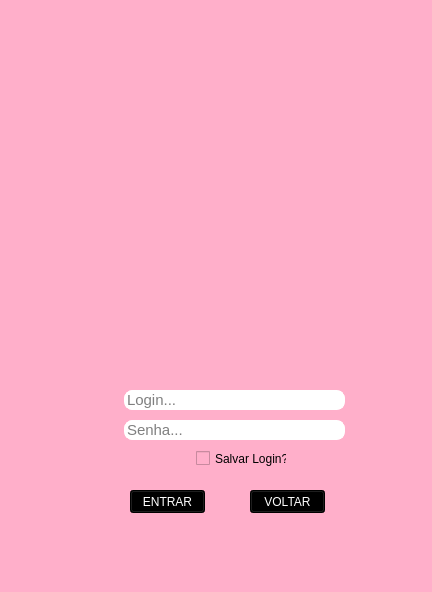
<?xml version="1.0" encoding="UTF-8"?>
<ui version="4.0">
 <class>Form</class>
 <widget class="QWidget" name="Form">
  <property name="enabled">
   <bool>true</bool>
  </property>
  <property name="geometry">
   <rect>
    <x>0</x>
    <y>0</y>
    <width>432</width>
    <height>592</height>
   </rect>
  </property>
  <property name="maximumSize">
   <size>
    <width>432</width>
    <height>592</height>
   </size>
  </property>
  <property name="baseSize">
   <size>
    <width>0</width>
    <height>0</height>
   </size>
  </property>
  <property name="cursor">
   <cursorShape>UpArrowCursor</cursorShape>
  </property>
  <property name="windowTitle">
   <string>Login</string>
  </property>
  <property name="windowIcon">
   <iconset>
    <normaloff>../new tela/diamond-removebg-preview.png</normaloff>../new tela/diamond-removebg-preview.png</iconset>
  </property>
  <property name="autoFillBackground">
   <bool>false</bool>
  </property>
  <property name="styleSheet">
   <string notr="true">backgroud-color: rgb(255, 175, 202);
background-color: rgb(255, 175, 202);
</string>
  </property>
  <widget class="QLabel" name="label_3">
   <property name="geometry">
    <rect>
     <x>90</x>
     <y>390</y>
     <width>21</width>
     <height>20</height>
    </rect>
   </property>
   <property name="text">
    <string/>
   </property>
   <property name="pixmap">
    <pixmap>imgs/user.png</pixmap>
   </property>
  </widget>
  <widget class="QLineEdit" name="nome">
   <property name="geometry">
    <rect>
     <x>124</x>
     <y>390</y>
     <width>221</width>
     <height>20</height>
    </rect>
   </property>
   <property name="font">
    <font>
     <family>Nirmala UI</family>
     <pointsize>11</pointsize>
    </font>
   </property>
   <property name="styleSheet">
    <string notr="true">QLineEdit {
background-color: #fff;
border: 1px solid #fff;
border-radius: 8px;
}

QLineEdit:focus {
border: 2px solid #000000;

}</string>
   </property>
   <property name="placeholderText">
    <string>Login...</string>
   </property>
  </widget>
  <widget class="QLineEdit" name="senha">
   <property name="geometry">
    <rect>
     <x>124</x>
     <y>420</y>
     <width>221</width>
     <height>20</height>
    </rect>
   </property>
   <property name="font">
    <font>
     <family>Nirmala UI</family>
     <pointsize>11</pointsize>
    </font>
   </property>
   <property name="styleSheet">
    <string notr="true">QLineEdit {
background-color: #fff;
border: 1px solid #fff;
border-radius: 8px;
}

QLineEdit:focus {
border: 2px solid #000000;

}</string>
   </property>
   <property name="text">
    <string/>
   </property>
   <property name="frame">
    <bool>true</bool>
   </property>
   <property name="echoMode">
    <enum>QLineEdit::Password</enum>
   </property>
   <property name="placeholderText">
    <string>Senha...</string>
   </property>
  </widget>
  <widget class="QLabel" name="label_2">
   <property name="geometry">
    <rect>
     <x>90</x>
     <y>419</y>
     <width>21</width>
     <height>21</height>
    </rect>
   </property>
   <property name="text">
    <string/>
   </property>
   <property name="pixmap">
    <pixmap>imgs/cadeado20.png</pixmap>
   </property>
  </widget>
  <widget class="QPushButton" name="entrar">
   <property name="geometry">
    <rect>
     <x>130</x>
     <y>490</y>
     <width>75</width>
     <height>23</height>
    </rect>
   </property>
   <property name="font">
    <font>
     <family>Nirmala UI</family>
    </font>
   </property>
   <property name="styleSheet">
    <string notr="true">background-color: #000000;
color: #ffffff;
</string>
   </property>
   <property name="text">
    <string>ENTRAR</string>
   </property>
   <property name="autoRepeat">
    <bool>false</bool>
   </property>
   <property name="autoDefault">
    <bool>true</bool>
   </property>
   <property name="default">
    <bool>false</bool>
   </property>
   <property name="flat">
    <bool>false</bool>
   </property>
  </widget>
  <widget class="QCheckBox" name="checkBox">
   <property name="geometry">
    <rect>
     <x>196</x>
     <y>450</y>
     <width>91</width>
     <height>17</height>
    </rect>
   </property>
   <property name="text">
    <string>Salvar Login?</string>
   </property>
  </widget>
  <widget class="QLabel" name="label_4">
   <property name="geometry">
    <rect>
     <x>50</x>
     <y>40</y>
     <width>341</width>
     <height>241</height>
    </rect>
   </property>
   <property name="text">
    <string/>
   </property>
   <property name="pixmap">
    <pixmap>../new tela/biju-removebg-preview.png</pixmap>
   </property>
   <property name="scaledContents">
    <bool>true</bool>
   </property>
  </widget>
  <widget class="QLabel" name="label">
   <property name="geometry">
    <rect>
     <x>93</x>
     <y>421</y>
     <width>33</width>
     <height>17</height>
    </rect>
   </property>
   <property name="text">
    <string/>
   </property>
   <property name="pixmap">
    <pixmap>iMAGENs/Cadeado-removebg-preview.png</pixmap>
   </property>
   <property name="scaledContents">
    <bool>true</bool>
   </property>
  </widget>
  <widget class="QLabel" name="label_5">
   <property name="geometry">
    <rect>
     <x>91</x>
     <y>389</y>
     <width>35</width>
     <height>23</height>
    </rect>
   </property>
   <property name="text">
    <string/>
   </property>
   <property name="pixmap">
    <pixmap>iMAGENs/userpp-removebg-preview.png</pixmap>
   </property>
   <property name="scaledContents">
    <bool>true</bool>
   </property>
  </widget>
  <widget class="QLabel" name="label_6">
   <property name="geometry">
    <rect>
     <x>10</x>
     <y>510</y>
     <width>91</width>
     <height>81</height>
    </rect>
   </property>
   <property name="text">
    <string/>
   </property>
   <property name="pixmap">
    <pixmap>../Users/889067/Downloads/2-removebg-preview.png</pixmap>
   </property>
   <property name="scaledContents">
    <bool>true</bool>
   </property>
  </widget>
  <widget class="QLabel" name="label_7">
   <property name="geometry">
    <rect>
     <x>351</x>
     <y>510</y>
     <width>91</width>
     <height>81</height>
    </rect>
   </property>
   <property name="text">
    <string/>
   </property>
   <property name="pixmap">
    <pixmap>../Users/889067/Downloads/2-removebg-preview.png</pixmap>
   </property>
   <property name="scaledContents">
    <bool>true</bool>
   </property>
  </widget>
  <widget class="QPushButton" name="voltar">
   <property name="geometry">
    <rect>
     <x>250</x>
     <y>490</y>
     <width>75</width>
     <height>23</height>
    </rect>
   </property>
   <property name="font">
    <font>
     <family>Nirmala UI</family>
    </font>
   </property>
   <property name="styleSheet">
    <string notr="true">color: rgb(255, 255, 255);
background-color: rgb(0, 0, 0);</string>
   </property>
   <property name="text">
    <string>VOLTAR</string>
   </property>
  </widget>
  <zorder>label_3</zorder>
  <zorder>label_2</zorder>
  <zorder>entrar</zorder>
  <zorder>checkBox</zorder>
  <zorder>label_4</zorder>
  <zorder>label</zorder>
  <zorder>label_5</zorder>
  <zorder>nome</zorder>
  <zorder>senha</zorder>
  <zorder>label_6</zorder>
  <zorder>label_7</zorder>
  <zorder>voltar</zorder>
 </widget>
 <resources/>
 <connections>
  <connection>
   <sender>entrar</sender>
   <signal>clicked()</signal>
   <receiver>Form</receiver>
   <slot>hide()</slot>
   <hints>
    <hint type="sourcelabel">
     <x>177</x>
     <y>491</y>
    </hint>
    <hint type="destinationlabel">
     <x>224</x>
     <y>295</y>
    </hint>
   </hints>
  </connection>
 </connections>
 <slots>
  <slot>slot1()</slot>
 </slots>
</ui>
